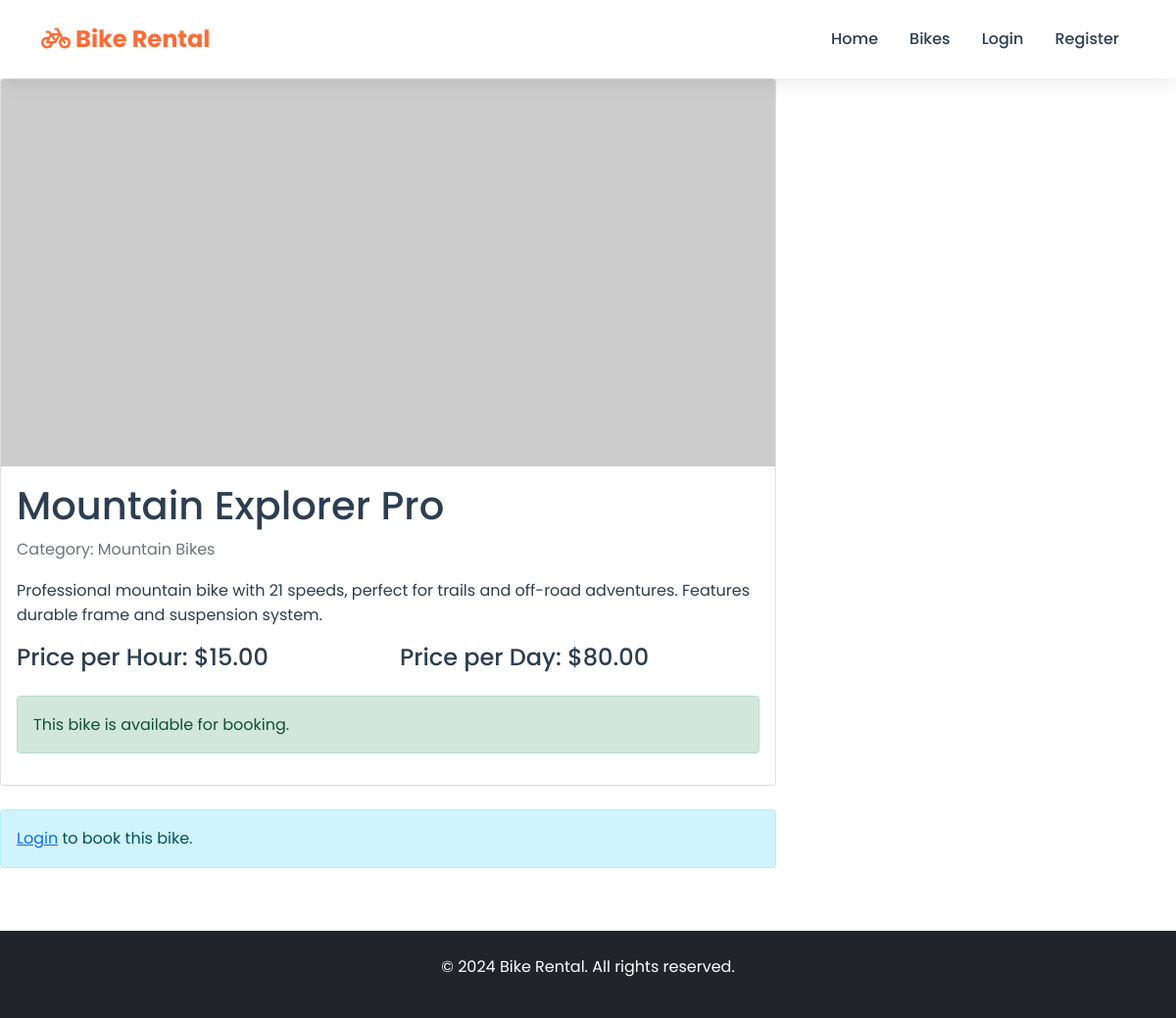
The app's page /bike/2/ with its own data.
### core/models.py (models this page shows, shortened)
class Bike(models.Model):
    name = models.CharField(max_length=200)
    category = models.ForeignKey(BikeCategory, on_delete=models.CASCADE, related_name='bikes')
    description = models.TextField()
    price_per_hour = models.DecimalField(max_digits=10, decimal_places=2)
    price_per_day = models.DecimalField(max_digits=10, decimal_places=2)
    is_available = models.BooleanField(default=True)
    image = models.ImageField(upload_to='bikes/')
    created_at = models.DateTimeField(auto_now_add=True)

class BikeCategory(models.Model):
    name = models.CharField(max_length=100)
    slug = models.SlugField(unique=True)
    image = models.ImageField(upload_to='categories/')

### core/views.py (the view)
# urls.py: path('bike/<int:pk>/', views.BikeDetailView.as_view(), name='bike_detail'),
class BikeDetailView(DetailView):
    model = Bike
    template_name = 'core/bike_detail.html'
    context_object_name = 'bike'
    def get_context_data(self, **kwargs):
        context = super().get_context_data(**kwargs)
        bike = self.get_object()
        context['form'] = BookingForm()
        today = timezone.now().date()
        is_booked_today = Booking.objects.filter(
            bike=bike,
            start_date__date=today,
            status__in=['Pending', 'Active']
        ).exists()
        context['is_booked_today'] = is_booked_today
        if is_booked_today:
            context['availability_message'] = 'This bike is already booked for today.'
        else:
            context['availability_message'] = 'This bike is available for booking.'
        return context

### core/templates/core/bike_detail.html (shortened to what this page needs)
{% extends 'core/base.html' %}
{% block content %}
<div class="row">
    <div class="col-md-8">
        <div class="card mb-4">
            {% if bike.image %}
                <img src="{{ bike.image.url }}" class="card-img-top" alt="{{ bike.name }}">
            {% else %}
                <img src="https://via.placeholder.com/800x400" class="card-img-top" alt="{{ bike.name }}">
            {% endif %}
            <div class="card-body">
                <h1 class="card-title">{{ bike.name }}</h1>
                <p class="text-muted">Category: {{ bike.category.name }}</p>
                <p class="card-text">{{ bike.description }}</p>
                <div class="row mb-3">
                    <div class="col-md-6">
                        <h4>Price per Hour: ${{ bike.price_per_hour }}</h4>
                    </div>
                    <div class="col-md-6">
                        <h4>Price per Day: ${{ bike.price_per_day }}</h4>
                    </div>
                </div>
                <div class="alert {% if is_booked_today %}alert-warning{% else %}alert-success{% endif %}">
                    {{ availability_message }}
                </div>
            </div>
        </div>
        {% if user.is_authenticated %}
        <div class="card">
            <div class="card-header">
                <h4>Book This Bike</h4>
            </div>
            <div class="card-body">
                <form method="post" id="booking-form">
                    {% csrf_token %}
                    <div class="row">
                        <div class="col-md-6 mb-3">
                            <label for="{{ form.start_date.id_for_label }}" class="form-label">Start Date</label>
                            {{ form.start_date }}
                        </div>
                        <div class="col-md-6 mb-3">
                            <label for="{{ form.end_date.id_for_label }}" class="form-label">End Date</label>
                            {{ form.end_date }}
                        </div>
                    </div>
                    <div class="alert alert-info">
                        <strong>Total Cost: $<span id="total-cost">0.00</span></strong>
                    </div>
                    <button type="submit" class="btn btn-primary">Book Now</button>
                </form>
            </div>
        </div>
        {% else %}
        <div class="alert alert-info">
            <a href="{% url 'login' %}">Login</a> to book this bike.
        </div>
        {% endif %}
    </div>
</div>
{% endblock %}

### core/templates/core/base.html (style rules this page uses)
:root { --primary-color: #FF6B35; --secondary-color: #004E89; --accent-color: #FFD23F; --text-dark: #2C3E50; --text-light: #7F8C8D; --bg-light: #F8F9FA; }
* { margin: 0; padding: 0; box-sizing: border-box; }
body { font-family: 'Poppins', sans-serif; color: var(--text-dark); line-height: 1.6; }

### records on screen
Bike: name "Mountain Explorer Pro", category.name "Mountain Bikes", description "Professional mountain bike with 21 speeds, perfect for trails and off-road adventures. Features durable frame and suspension system.", price_per_hour "15.00", price_per_day "80.00"

### other values on screen
{{ availability_message }} "This bike is available for booking."
